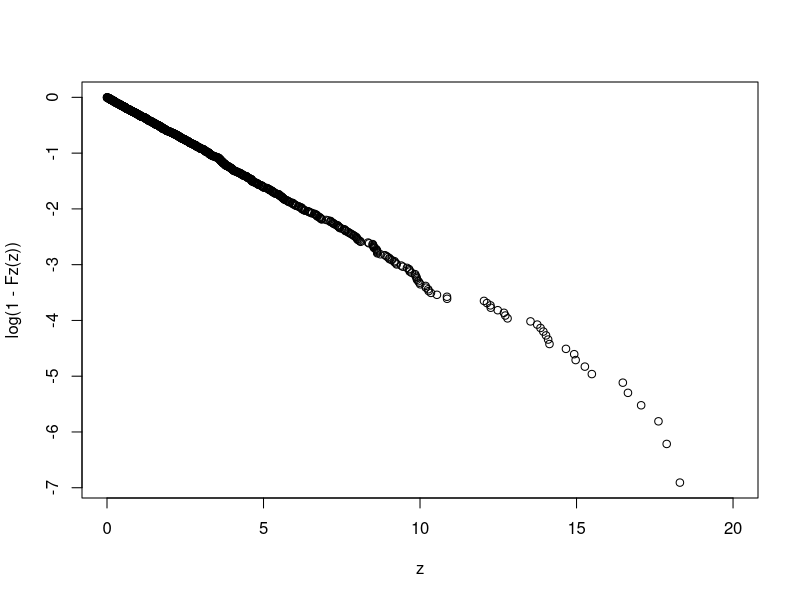
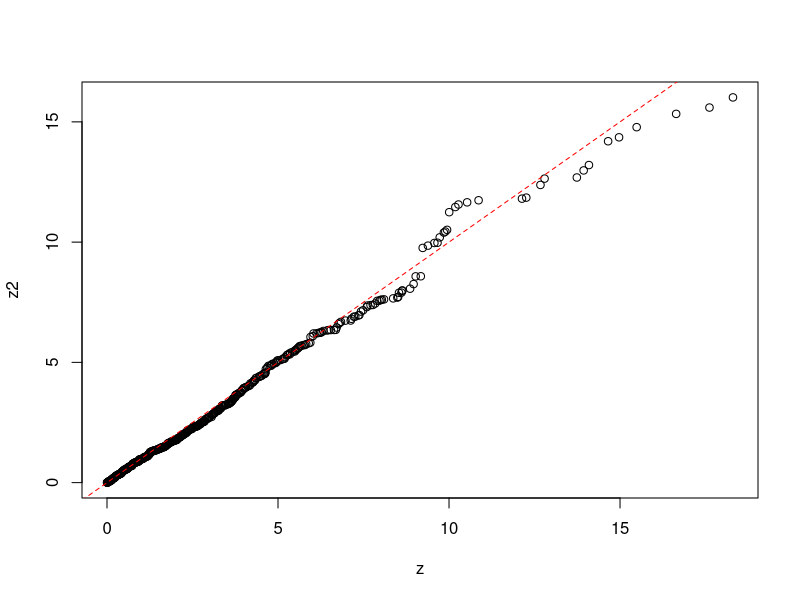
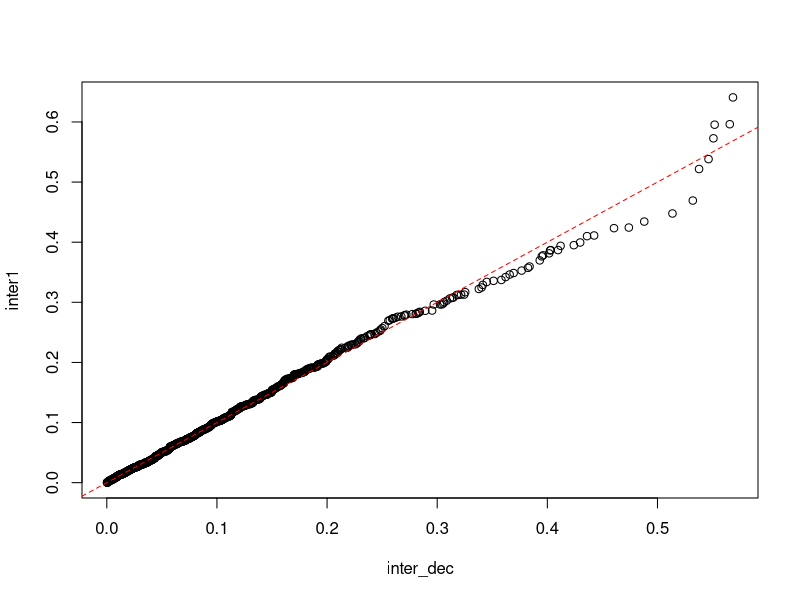
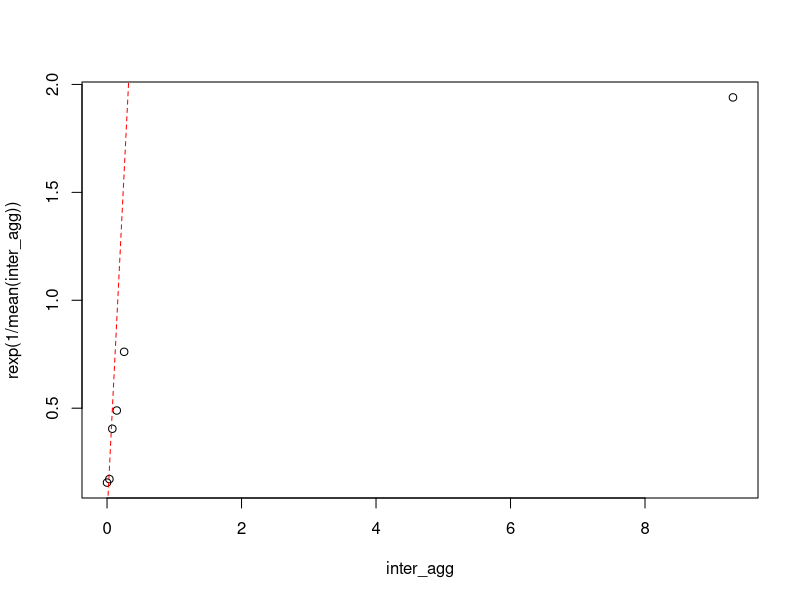
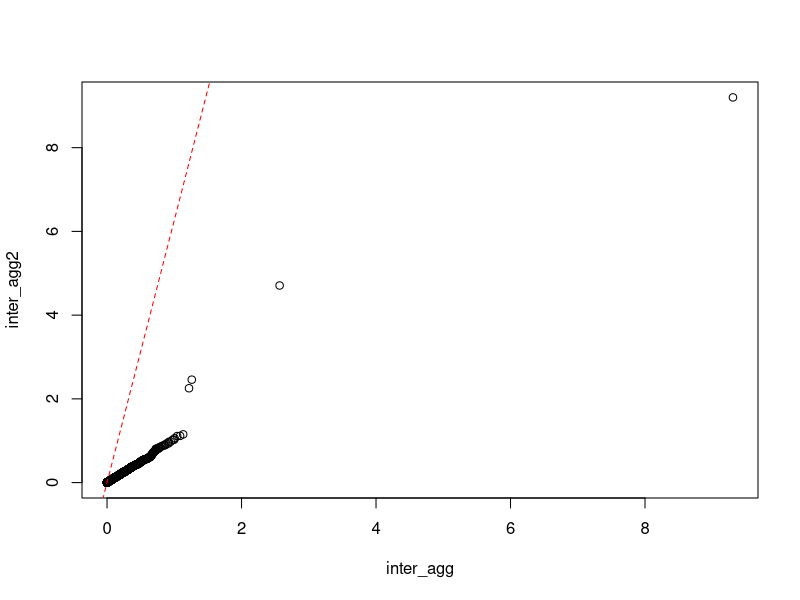

These charts were generated, in order, by the following R code:
## Lab 3 (24/10/2023)
# Laura Belizón Merchán - 100452273
# Jorge Lázaro Ruiz     - 100452172
## Checkpoint 1

x <- rexp(1000, 1/5)
y <- rexp(1000, 1/10)
z <- pmin(x, y)

# Analyze the properties and distribution of the new random variable Z

 # Plot the logarithm of the survival function.

Fz <- ecdf(z)
plot(z, log(1-Fz(z)))

 # Estimate the λ parameter with a linear regression,
 # and compare the result against the expected value.

logCCDF <- log(1 - Fz(z))
z <- z[is.finite(logCCDF)]
logCCDF <- logCCDF[is.finite(logCCDF)]

fit <- lm(logCCDF ~ z)
summary(fit)

  # λ is -Estimate(z), we expected λ_1 + λ_2 = 0.3
  # The estimation was accurate

 # Estimate Pr(X<Y) with the generated samples.
 # Hint: it is related to the number of times a value from X is chosen instead
 # of a value of Y when generating Z∼min{X,Y}

xIsMin = 0
for (i in 1:length(z))
  if (z[i] == x[i]) {
    xIsMin = xIsMin + 1
  }
prob_xIsMin = xIsMin / 999

 # Confirm that Z does not have memory, by taking those samples larger than the
 # median, substracting the median from this subset of values, and then
 # characterizing the resulting distribution (with graphical tools).

z2 <- z[z>median(z)] - median(z)
qqplot(z, z2)
abline(0, 1, lty=2, col="red")


## Checkpoint 2

 # Merge two independent Poisson processes of rate 10 and 5 following a similar
 # procedure to the one above. What is the approx. number of elements of the
 # resulting vector? Why?

lambda1 <- 10
inter1 <- rexp(1000, lambda1)
times1 <- cumsum(inter1)

lambda2 <- 5
inter2 <- rexp(1000, lambda2)
times2 <- cumsum(inter2)

times1 <- times1[times1 < max(times2)]
times2 <- times2[times2 < max(times1)]
times_agg <- sort(c(times1, times2))
inter_agg <- diff(times_agg)

length(inter_agg)

  # We expected 1500 because one of the Poisson processes has half the rate
  # of the other one.

 # Sample the vector obtained above so that the resulting vector is of rate 10,
 # and compare it vs. the original arrival process at rate 10.

prob <- 2/3
times_dec <- subset(times_agg, runif(length(times_agg)) < prob)
inter_dec <- diff(times_dec)
qqplot(inter_dec, inter1)
abline(0, 1, lty=2, col="red")

## Checkpoint 3
# A switch connects 64 Voice over IP (VoIP) phones. The time between frames
# generated by a VoIP phone can be modeled with a random variable uniformly
# distributed between 8 and 12 ms. Analyze the frame generation process when
# all phones are active. To this aim:
  
 # Generate a vector that emulates the total arrival process from the 64 active phones.

phones <- matrix(0, nrow = 64, ncol = 100)

for (i in 1:64) {
  phones[i, ] <- cumsum(runif(100, 8, 12))
}

 # Analyze the interarrival times of the generated vector,

phones_agg <- sort(phones)
inter_agg <- diff(phones_agg)

 # and compare it vs. an exponential distribution.

qqplot(inter_agg, rexp(1/mean(inter_agg)))
abline(0, 1/mean(inter_agg), lty = 2, col="red")


 # Check whether it has memory.

inter_agg2 <- inter_agg[inter_agg>median(inter_agg)] - median(inter_agg)
qqplot(inter_agg, inter_agg2)
abline(0, 1/mean(inter_agg), lty=2, col="red")

  # It has memory because the slope of the linear regression doesn't match anymore.

 # Is this a Poisson process? Why? 

  # It cannot be a Poisson process since it has memory, and Poisson processes
  # are memoryless.

 # What is the total arrival rate?

1/mean(phones_agg)

